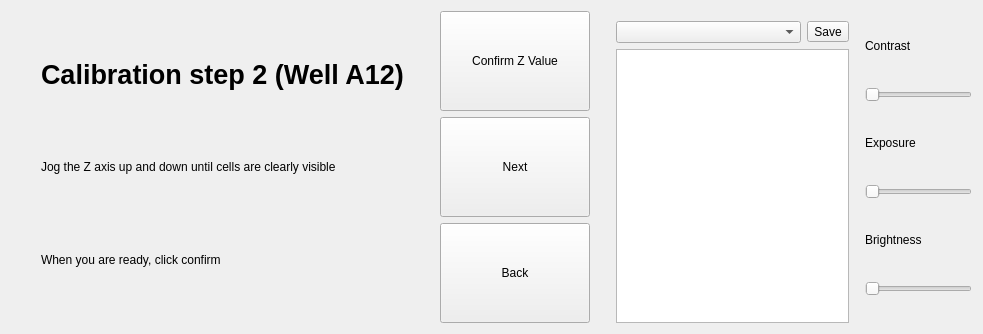
      <widget class="QWidget" name="page">
       <layout class="QHBoxLayout" name="horizontalLayout_7">
        <item>
         <layout class="QHBoxLayout" name="horizontalLayout_6">
          <item>
           <layout class="QVBoxLayout" name="verticalLayout_15">
            <property name="spacing">
             <number>0</number>
            </property>
            <property name="leftMargin">
             <number>30</number>
            </property>
            <property name="topMargin">
             <number>0</number>
            </property>
            <property name="rightMargin">
             <number>30</number>
            </property>
            <property name="bottomMargin">
             <number>0</number>
            </property>
            <item>
             <widget class="QLabel" name="label_10">
              <property name="maximumSize">
               <size>
                <width>16777215</width>
                <height>60</height>
               </size>
              </property>
              <property name="font">
               <font>
                <pointsize>20</pointsize>
                <weight>75</weight>
                <bold>true</bold>
               </font>
              </property>
              <property name="text">
               <string>Calibration step 2 (Well A12)</string>
              </property>
             </widget>
            </item>
            <item>
             <widget class="QLabel" name="label_11">
              <property name="maximumSize">
               <size>
                <width>16777215</width>
                <height>60</height>
               </size>
              </property>
              <property name="text">
               <string>Jog the Z axis up and down until cells are clearly visible</string>
              </property>
             </widget>
            </item>
            <item>
             <widget class="QLabel" name="label_12">
              <property name="maximumSize">
               <size>
                <width>16777215</width>
                <height>60</height>
               </size>
              </property>
              <property name="text">
               <string>When you are ready, click confirm </string>
              </property>
             </widget>
            </item>
           </layout>
          </item>
          <item>
           <layout class="QVBoxLayout" name="verticalLayout_4">
            <item>
             <widget class="QToolButton" name="confirmZ2">
              <property name="minimumSize">
               <size>
                <width>150</width>
                <height>100</height>
               </size>
              </property>
              <property name="maximumSize">
               <size>
                <width>150</width>
                <height>120</height>
               </size>
              </property>
              <property name="text">
               <string>Confirm Z Value</string>
              </property>
             </widget>
            </item>
            <item>
             <widget class="QPushButton" name="next2">
              <property name="minimumSize">
               <size>
                <width>150</width>
                <height>100</height>
               </size>
              </property>
              <property name="maximumSize">
               <size>
                <width>150</width>
                <height>100</height>
               </size>
              </property>
              <property name="text">
               <string>Next</string>
              </property>
             </widget>
            </item>
            <item>
             <widget class="QPushButton" name="back2">
              <property name="minimumSize">
               <size>
                <width>150</width>
                <height>100</height>
               </size>
              </property>
              <property name="maximumSize">
               <size>
                <width>150</width>
                <height>100</height>
               </size>
              </property>
              <property name="text">
               <string>Back</string>
              </property>
             </widget>
            </item>
           </layout>
          </item>
          <item>
           <layout class="QHBoxLayout" name="horizontalLayout_23" stretch="4,2">
            <property name="leftMargin">
             <number>20</number>
            </property>
            <item>
             <layout class="QVBoxLayout" name="verticalLayout_23">
              <property name="topMargin">
               <number>10</number>
              </property>
              <item>
               <layout class="QHBoxLayout" name="horizontalLayout_24">
                <item>
                 <widget class="QComboBox" name="presetDropDown_9"/>
                </item>
                <item>
                 <widget class="QToolButton" name="buttonSavePreset_9">
                  <property name="text">
                   <string>Save</string>
                  </property>
                 </widget>
                </item>
               </layout>
              </item>
              <item>
               <widget class="QListView" name="parameterListView_9"/>
              </item>
             </layout>
            </item>
            <item>
             <layout class="QVBoxLayout" name="verticalLayout_24">
              <property name="leftMargin">
               <number>10</number>
              </property>
              <item>
               <widget class="QLabel" name="labelContrast_9">
                <property name="maximumSize">
                 <size>
                  <width>80</width>
                  <height>20</height>
                 </size>
                </property>
                <property name="text">
                 <string>Contrast</string>
                </property>
                <property name="alignment">
                 <set>Qt::AlignLeading|Qt::AlignLeft|Qt::AlignVCenter</set>
                </property>
               </widget>
              </item>
              <item>
               <widget class="QSlider" name="sliderContrast_9">
                <property name="orientation">
                 <enum>Qt::Horizontal</enum>
                </property>
               </widget>
              </item>
              <item>
               <widget class="QLabel" name="labelExposure_9">
                <property name="maximumSize">
                 <size>
                  <width>80</width>
                  <height>20</height>
                 </size>
                </property>
                <property name="text">
                 <string>Exposure</string>
                </property>
                <property name="alignment">
                 <set>Qt::AlignLeading|Qt::AlignLeft|Qt::AlignVCenter</set>
                </property>
               </widget>
              </item>
              <item>
               <widget class="QSlider" name="sliderExposure_9">
                <property name="orientation">
                 <enum>Qt::Horizontal</enum>
                </property>
               </widget>
              </item>
              <item>
               <widget class="QLabel" name="l_9">
                <property name="maximumSize">
                 <size>
                  <width>80</width>
                  <height>20</height>
                 </size>
                </property>
                <property name="text">
                 <string>Brightness</string>
                </property>
                <property name="alignment">
                 <set>Qt::AlignLeading|Qt::AlignLeft|Qt::AlignVCenter</set>
                </property>
               </widget>
              </item>
              <item>
               <widget class="QSlider" name="sliderBrightness_9">
                <property name="orientation">
                 <enum>Qt::Horizontal</enum>
                </property>
               </widget>
              </item>
             </layout>
            </item>
           </layout>
          </item>
         </layout>
        </item>
       </layout>
      </widget>
